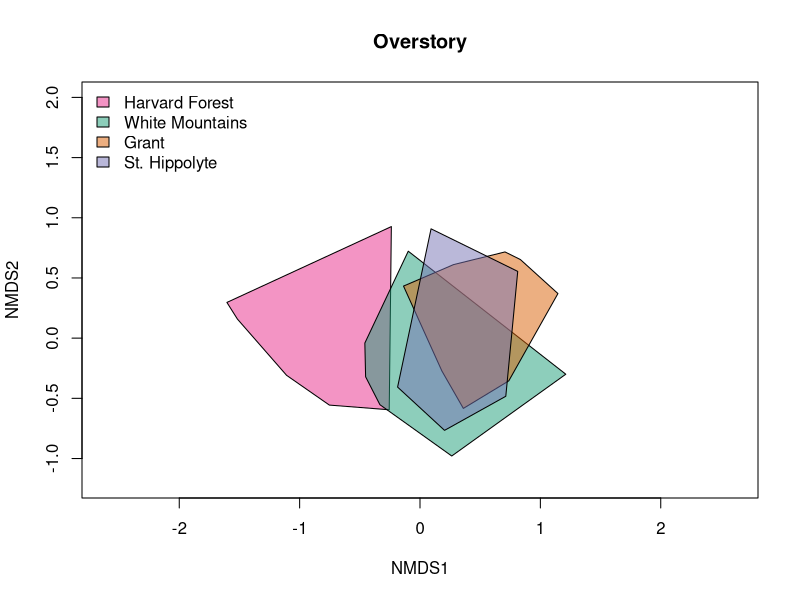
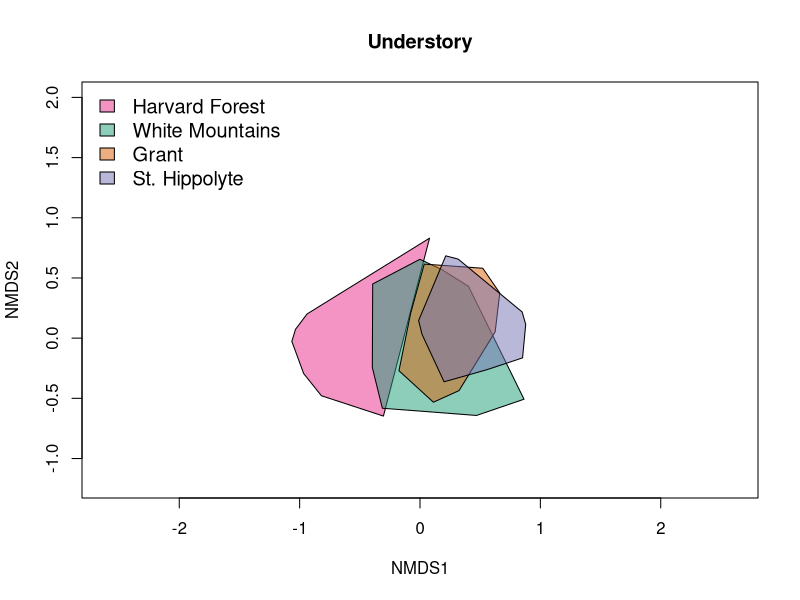

Generate these figures, in order, with R:
# MDS Plot of Species Composition
## written by Alice Linder and Dan Flynn
### updated by Alice on 22 Dec. 2016

library(vegan)
library(dplyr)
library(tidyr)
library(reshape)
library(plyr)
library(reshape2)
library(ggplot2)

rm(list = ls())
#setwd("~/Library/Mobile Documents/com~apple~CloudDocs/GitHub/senior-moment/data")

# setwd("~/Documents/git/senior-moment/data") # For Dan

# MDS overstory
d <- read.csv("all.species.dbh.csv", row.names = NULL)
d <- d[,1:3]
#d <- d2[,-2]

# put data into correct format
overstory <- distinct(d)
head(overstory)
#overstory <- rename(overstory, c("Comp.Species" = "Species")) 

# check
names(overstory)

# SOMETHING WRONG HERE
d <- melt(overstory, id = "Individual", measure.vars = "Comp.Species" )

over.all <- as.data.frame(acast(d, Individual ~ value, length))

head(over.all)
over.all <- t(over.all)
head(over.all)

# Analysis and summarizing richness of the overstory
richness <- apply(over.all, 2, sum)

invisible(mds1 <- metaMDS(t(over.all), try = 100)) # use t() to change it so that the communities are rows, and species are columns, which is the format that vegan uses

#plot(mds1) # ok, lots of scatter, good ordination

overcomp <- data.frame(mds1$points)

overcomp$s <- richness # add our species richness calculations to this data frame

overcomp$sp <- substr(rownames(overcomp), 1, 6)  

# Get the site by getting the last two characters of the overcomp rownames
overcomp$site <- unlist(
  lapply(strsplit(rownames(overcomp), "_"),
         function(x) x[[2]]))

# For each species, plot the species richness by site. Order sites by south -> north
overcomp$site <- as.factor(overcomp$site)
levels(overcomp$site) <- c(3, 1, 4, 2)
overcomp$site <- factor(as.numeric(as.character(overcomp$site)), labels = c("HF", "WM", "GR", "SH"))

# Clear differences with site, changing space along MDS1
colz = alpha(c("#E7298A", "#1B9E77", "#D95F02", "#7570B3"), 0.5)

# plot MDS overstory
plot(mds1, type = "n",
     xlim = c(-2, 2),
     ylim = c(-1.2, 2))

count = 1
for(i in unique(overcomp$site)){
  ordihull(mds1, group = overcomp$site, label = F,
           draw = "polygon", col = colz[count],
           show.groups = i)
  count = count + 1
}

legend("topleft",
       fill = colz,
       legend = c("Harvard Forest", "White Mountains", "Grant", "St. Hippolyte"),
       bty = "n")
title("Overstory")

rm(list = ls())

# plot MDS understory

d2 <- read.csv("understory.csv")

#head(d2)

# Data cleaning
rownames(d2) = d2[,1] # move species names into rows
d2 <- d2[,-1]

head(d2)

# Analysis
# Summarizing the richness of the understory 
#summary(d2)

richness <- apply(d2, 2, sum)

invisible(mds2 <- metaMDS(t(d2), try = 100)) # use t() to change it so that the communities are rows, and species are columns, which is the format that vegan uses

#plot(mds2) # ok, lots of scatter, good ordination

undercomp <- data.frame(mds2$points)

undercomp$s <- richness # add our species richness calculations to this data frame

undercomp$sp <- substr(rownames(undercomp), 1, 6)  

# Get the site by getting the last two characters of the undercomp rownames
undercomp$site <- unlist(
  lapply(strsplit(rownames(undercomp), "_"),
         function(x) x[[2]]))


# For each species, plot the species richness by site. Order sites by south -> north
undercomp$site <- as.factor(undercomp$site)
levels(undercomp$site) <- c(3, 1, 4, 2)
undercomp$site <- factor(as.numeric(as.character(undercomp$site)), labels = c("HF", "WM", "GR", "SH"))


# Clear differences with site, changing space along MDS1
colz = alpha(c("#E7298A", "#1B9E77", "#D95F02", "#7570B3"), 0.5)


plot(mds2, type = "n",
     xlim = c(-1.5, 1.5),
     ylim = c(-1.2, 2)
)

count = 1
for(i in unique(undercomp$site)){
  ordihull(mds2, group = undercomp$site, label =F,
           draw = "polygon", col = colz[count],
           show.groups = i)
  count = count + 1
}

legend("topleft",
       fill = colz,
       legend = c("Harvard Forest", "White Mountains", "Grant", "St. Hippolyte"),
       bty = "n",
       cex = 1.2)

title("Understory")      
